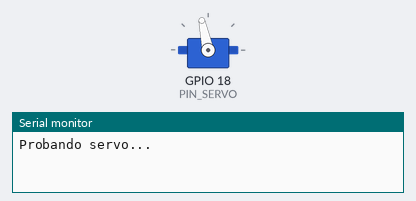
Bench run of a sketch on a simulated ESP32. Shown: servo, the last lines printed to the serial monitor.

Above: at 1.05 s.
At 1.9 s:
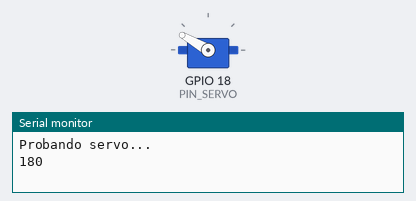
At 2.8 s:
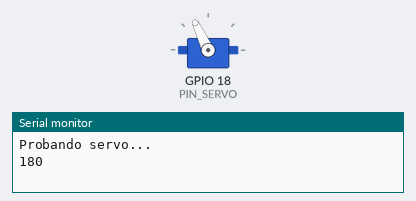
At 5.4 s:
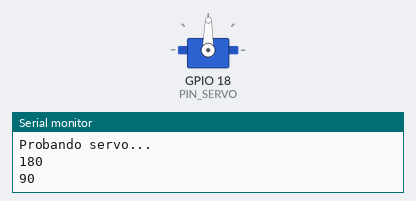
Timing chart, 0 to 7.6 s (numbered marks = the images above):
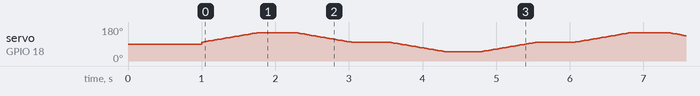

The sketch:

TestServoM.ino
```cpp
// Prueba de servomotor con ESP32
// Libreria necesaria: "ESP32Servo" (Kevin Harrington / John K. Bennett)
// Instalar desde: Herramientas > Administrar bibliotecas

#include <ESP32Servo.h>

Servo miServo;

const int PIN_SERVO = 18;   // Señal (cable naranja/amarillo) al GPIO 18
const int PAUSA_MS  = 15;   // Menor = mas rapido

// Mueve el servo suavemente de un angulo a otro (sube o baja segun el caso)
void mover(int desde, int hasta) {
  if (desde < hasta) {
    for (int a = desde; a <= hasta; a++) {
      miServo.write(a);
      delay(PAUSA_MS);
    }
  } else {
    for (int a = desde; a >= hasta; a--) {
      miServo.write(a);
      delay(PAUSA_MS);
    }
  }
}

void setup() {
  Serial.begin(115200);

  // Reservar timers PWM del ESP32
  ESP32PWM::allocateTimer(0);
  ESP32PWM::allocateTimer(1);
  ESP32PWM::allocateTimer(2);
  ESP32PWM::allocateTimer(3);

  miServo.setPeriodHertz(50);              // Servos estandar: 50 Hz
  miServo.attach(PIN_SERVO, 500, 2400);    // pin, pulso min, pulso max (us)

  Serial.println("Probando servo...");
  miServo.write(90);                       // Empieza en el centro
  delay(1000);
}

void loop() {
  // 90 -> 180 -> 90
  mover(100, 150);
  Serial.println("180");
  delay(500);
  mover(150, 100);
  Serial.println("90");
  delay(500);

  // 90 -> 0 -> 90
  mover(100, 50);
  delay(500);
  mover(50, 100);
  Serial.println("90");
  delay(500);
}
```
